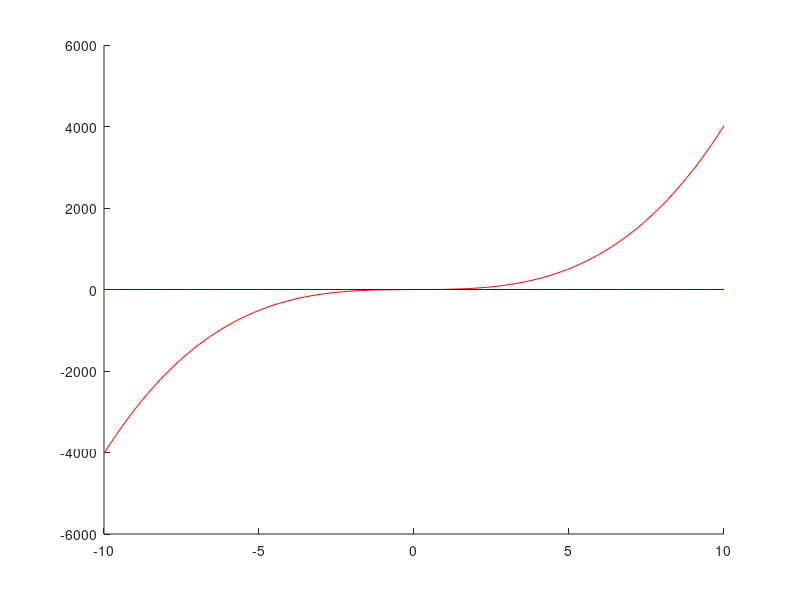
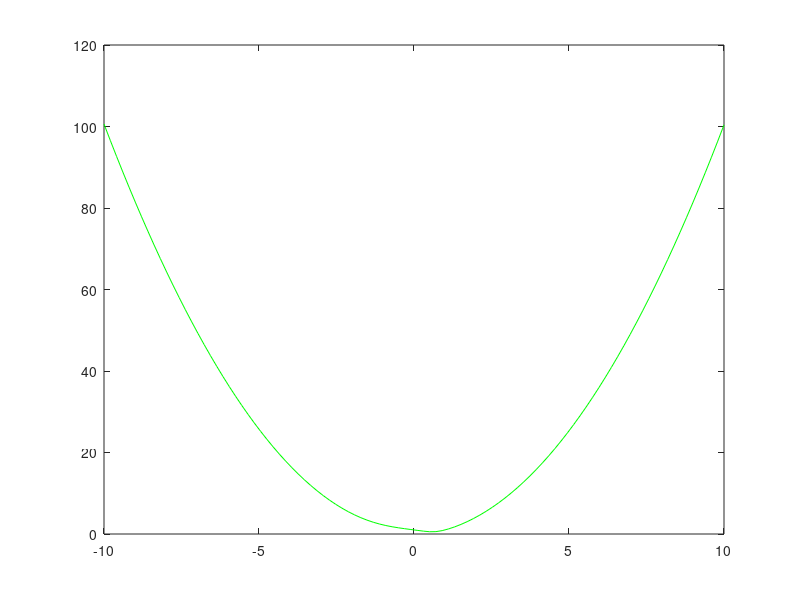

Reproduce these figures in MATLAB, in order. (Note: this script raises an error after producing the figures.)
clear all; clc;
g=@(x) sqrt(x.^4 + x.^2-2*x+1);
f = @(x) 4*x.^3 + 2*x-2;
df = @(x) 12*x.^2 + 2;
nul = @(x) 0*x;
x = linspace(-10,10,100);
figure(1);
hold on;
plot(x,f(x),'r-');
plot(x,nul(x),'b-');
hold off;
figure(2)
plot(x,g(x),'g-');
[x,h,it] = Newton(f,df,0,500,1e-4);
x
it

